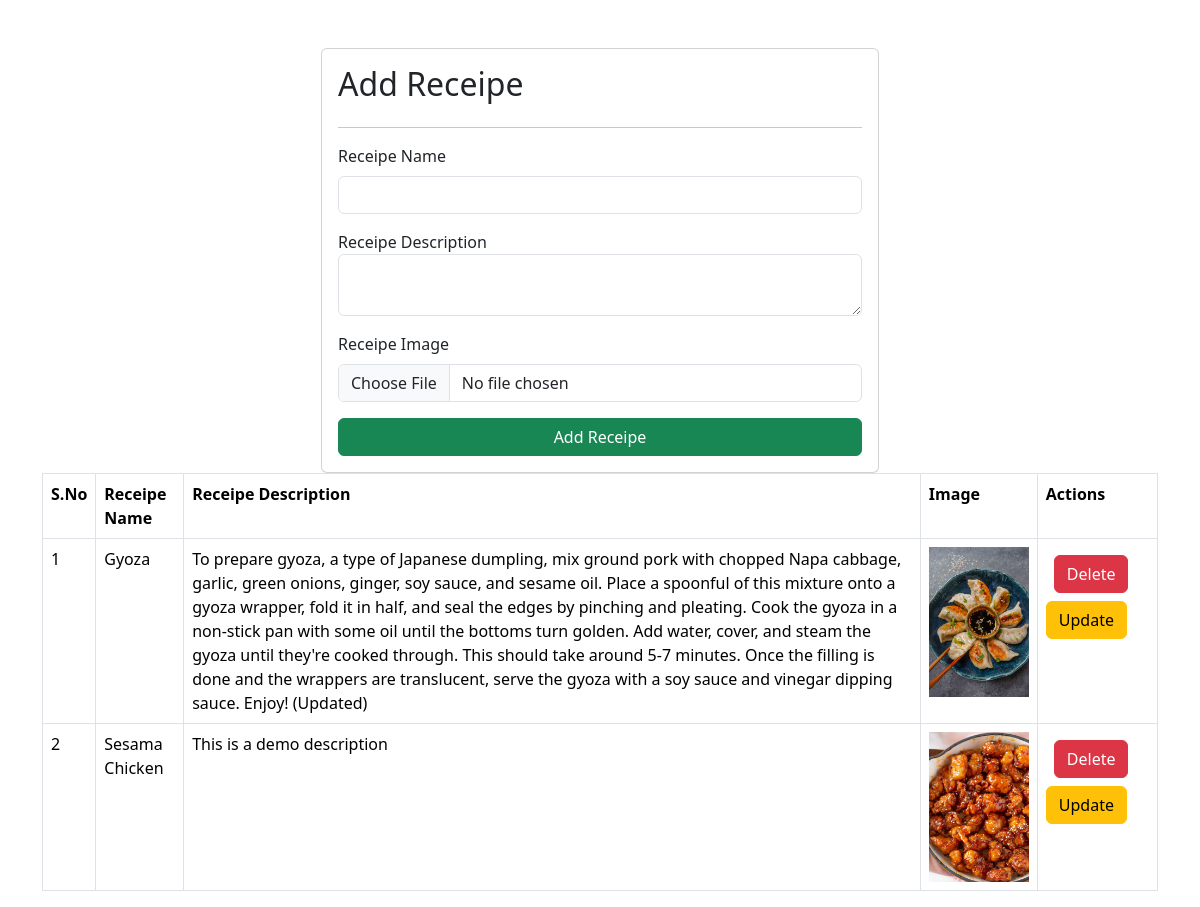
The app's page /receipes/, older data.
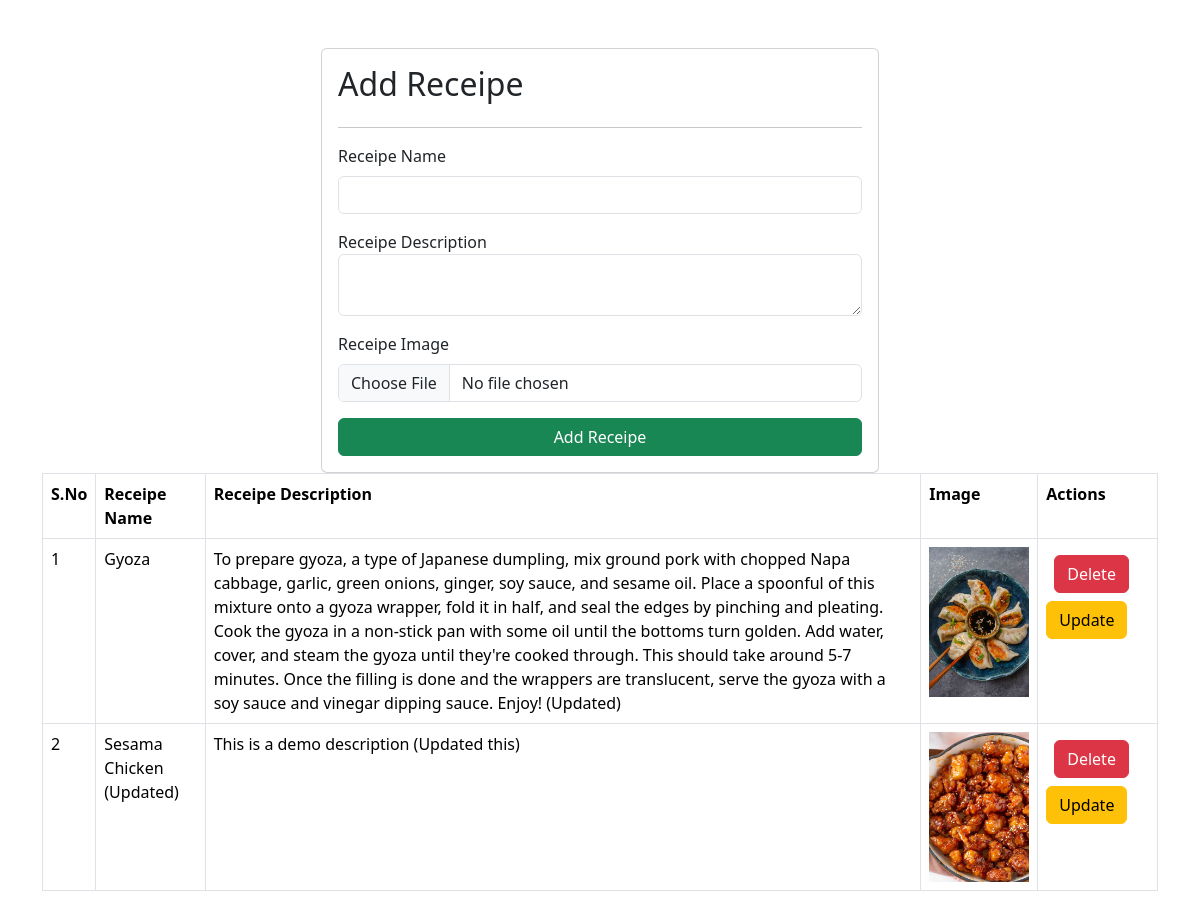
The same page, newer data.
### vege/models.py (models this page shows, shortened)
class Receipe(models.Model):
    receipe_name = models.CharField(max_length=100)
    receipe_description = models.TextField()
    receipe_image = models.ImageField(upload_to="receipe")

### vege/views.py (the view, shortened to what this page needs)
# urls.py: path('receipes/',receipes,name="receipes"),
def receipes(request):
    all_receipes = Receipe.objects.all()
    context = {'all_receipes':all_receipes}
    return render(request,'receipes.html',context)

### vege/templates/receipes.html (shortened to what this page needs)
{% extends "base.html" %}
{% block content %}
<div class="container mt-5">
    <form class="col-6 mx-auto card p-3" method="POST" enctype="multipart/form-data">
      <h2>Add Receipe</h2>
      <hr/>
        <div class="mb-3">
          <label for="receipename" class="form-label">Receipe Name</label>
          <input name="receipe_name" required type="text" class="form-control">
        </div>
        <div class="mb-3">
          <labelclass="form-label">Receipe Description</labelclass=>
          <textarea name="receipe_description" class="form-control" required ></textarea>
        </div>
        <div class="mb-3">
            <label class="form-label">Receipe Image</label>
            <input name="receipe_image" type="file" class="form-control">
          </div>
        <button type="submit" class="btn btn-success">Add Receipe</button>
      </form>
      <table class="table table-bordered">
        <tr>
          <th scope="col">S.No</th>
          <th scope="col">Receipe Name</th>
          <th scope="col">Receipe Description</th>
          <th scope="col">Image</th>
          <th scope="col">Actions</th>
        </tr>
        {% for receipe in all_receipes  %}
            <tr scope="row">
              <td>{{forloop.counter}}</td>
              <td>{{receipe.receipe_name}}</td>
              <td>{{receipe.receipe_description}}</td>
              <td><img src="{{ receipe.receipe_image.url }}" alt="{{receipe.receipe_name}}" width="100"></td>
              <td><a href="/delete_receipe/{{receipe.id}}" class="btn btn-danger m-2">Delete</a>
                  <a href="/update_receipe/{{receipe.id}}" class="btn btn-warning">Update</a>
              </td>
            </tr>
        {% endfor %}
      </table>
</div>
{% endblock content %}

### home/templates/base.html (shortened to what this page needs)
<!DOCTYPE html>
<html>
    <head>
        <link rel="stylesheet" href="https://cdn.jsdelivr.net/npm/bootstrap@5.3.2/dist/css/bootstrap.min.css" >
    </head>
    <body>
        {% block content %}
        {% endblock content %}
    </body>
</html>

Row changes from the older to the newer data that the page shows:
changed Receipe: receipe_name "Sesama Chicken" → "Sesama Chicken (Updated)"; receipe_description "This is a demo description" → "This is a demo description (Updated this)"
